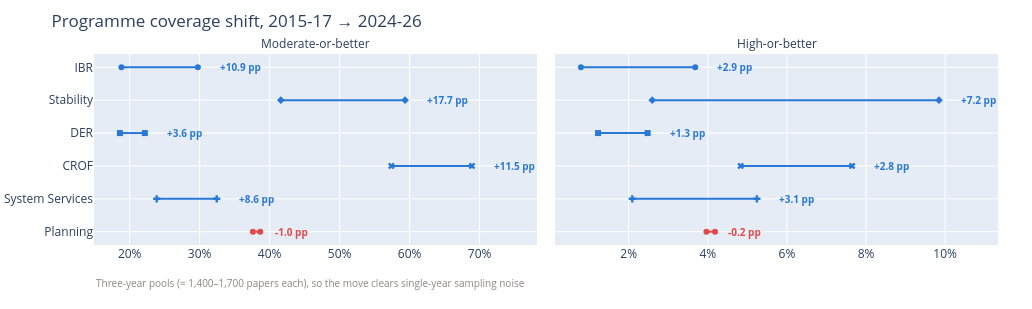

Write notebook code for a chart like this one.
### Code cell
coverage_era_shift = px.line(
    aux,
    x="Share",
    y="PRP_Name",
    symbol="PRP_Name",
    color="Change_direction",
    color_discrete_map={"-": LOSS, "+": GAIN},
    facet_col="Threshold",
    markers=True,
    category_orders={
        "Threshold": ["Moderate-or-better", "High-or-better"],
        "PRP_Name": PROGRAMME_ORDER,
        # "Change_direction": ["+", "-"],
    },
)
coverage_era_shift.update_xaxes(matches=None, ticksuffix="%", title = None)
coverage_era_shift.update_yaxes(title = None)
coverage_era_shift.update_layout(
    width=FIGURE_DIM[0]*2,
    height=FIGURE_DIM[1],
    title=dict(text=f"Programme coverage shift, {ERA_LABELS[0]} \u2192 {ERA_LABELS[-1]}"),
    showlegend = False,
)
add_footnote(coverage_era_shift, text=f"Three-year pools (\u2248 1,400\u20131,700 papers each), so the move clears single-year sampling noise", y=-0.15)

n = 4
coverage_era_shift.update_layout(margin=dict(l=n, r=n+30, t=n+50, b=n+60))
for annotation in coverage_era_shift.layout.annotations:
    annotation.text = annotation.text.split("=", 1)[-1]

for col, threshold in enumerate(["Moderate-or-better", "High-or-better"], start=1):
    for _, row in era_shift[era_shift["Threshold"] == threshold].iterrows():
        programme = row["PRP_Name"]
        change = row["Change"]

        coverage_era_shift.add_annotation(
            x=row[ERA_LABELS[-1]],
            y=programme,
            text=f"<b>{change:+.1f} pp</b>",
            xshift=20,
            xanchor="left",
            yanchor="middle",
            showarrow=False,
            font=dict(
                color=LOSS if change >= 0 else GAIN,
                size=10,
            ),
            row=1,
            col=col,
        )

coverage_era_shift.show()

### Figure 1 — Plotly figure (JSON) as saved in the notebook; plotly's stock layout.template omitted (floating-point values rounded to 4 significant figures)
{"data": [{"hovertemplate": "Change_direction=-<br>PRP_Name=%{y}<br>Threshold=Moderate-or-better<br>Share=%{x}<extra></extra>", "legendgroup": "-, IBR", "line": {"color": "#2a78d6", "dash": "solid"}, "marker": {"symbol": "circle"}, "mode": "lines+markers", "name": "-, IBR", "orientation": "h", "showlegend": true, "type": "scatter", "x": [18.82, 29.75], "xaxis": "x", "y": ["IBR", "IBR"], "yaxis": "y"}, {"hovertemplate": "Change_direction=-<br>PRP_Name=%{y}<br>Threshold=Moderate-or-better<br>Share=%{x}<extra></extra>", "legendgroup": "-, Stability", "line": {"color": "#2a78d6", "dash": "solid"}, "marker": {"symbol": "diamond"}, "mode": "lines+markers", "name": "-, Stability", "orientation": "h", "showlegend": true, "type": "scatter", "x": [41.6, 59.35], "xaxis": "x", "y": ["Stability", "Stability"], "yaxis": "y"}, {"hovertemplate": "Change_direction=-<br>PRP_Name=%{y}<br>Threshold=Moderate-or-better<br>Share=%{x}<extra></extra>", "legendgroup": "-, DER", "line": {"color": "#2a78d6", "dash": "solid"}, "marker": {"symbol": "square"}, "mode": "lines+markers", "name": "-, DER", "orientation": "h", "showlegend": true, "type": "scatter", "x": [18.6, 22.17], "xaxis": "x", "y": ["DER", "DER"], "yaxis": "y"}, {"hovertemplate": "Change_direction=-<br>PRP_Name=%{y}<br>Threshold=Moderate-or-better<br>Share=%{x}<extra></extra>", "legendgroup": "-, CROF", "line": {"color": "#2a78d6", "dash": "solid"}, "marker": {"symbol": "x"}, "mode": "lines+markers", "name": "-, CROF", "orientation": "h", "showlegend": true, "type": "scatter", "x": [57.39, 68.91], "xaxis": "x", "y": ["CROF", "CROF"], "yaxis": "y"}, {"hovertemplate": "Change_direction=-<br>PRP_Name=%{y}<br>Threshold=Moderate-or-better<br>Share=%{x}<extra></extra>", "legendgroup": "-, System Services", "line": {"color": "#2a78d6", "dash": "solid"}, "marker": {"symbol": "cross"}, "mode": "lines+markers", "name": "-, System Services", "orientation": "h", "showlegend": true, "type": "scatter", "x": [23.86, 32.44], "xaxis": "x", "y": ["System Services", "System Services"], "yaxis": "y"}, {"hovertemplate": "Change_direction=+<br>PRP_Name=%{y}<br>Threshold=Moderate-or-better<br>Share=%{x}<extra></extra>", "legendgroup": "+, Planning", "line": {"color": "#e34948", "dash": "solid"}, "marker": {"symbol": "circle"}, "mode": "lines+markers", "name": "+, Planning", "orientation": "h", "showlegend": true, "type": "scatter", "x": [38.64, 37.61], "xaxis": "x", "y": ["Planning", "Planning"], "yaxis": "y"}, {"hovertemplate": "Change_direction=-<br>PRP_Name=%{y}<br>Threshold=High-or-better<br>Share=%{x}<extra></extra>", "legendgroup": "-, IBR", "line": {"color": "#2a78d6", "dash": "solid"}, "marker": {"symbol": "circle"}, "mode": "lines+markers", "name": "-, IBR", "orientation": "h", "showlegend": false, "type": "scatter", "x": [0.7931, 3.683], "xaxis": "x2", "y": ["IBR", "IBR"], "yaxis": "y2"}, {"hovertemplate": "Change_direction=-<br>PRP_Name=%{y}<br>Threshold=High-or-better<br>Share=%{x}<extra></extra>", "legendgroup": "-, Stability", "line": {"color": "#2a78d6", "dash": "solid"}, "marker": {"symbol": "diamond"}, "mode": "lines+markers", "name": "-, Stability", "orientation": "h", "showlegend": false, "type": "scatter", "x": [2.596, 9.844], "xaxis": "x2", "y": ["Stability", "Stability"], "yaxis": "y2"}, {"hovertemplate": "Change_direction=-<br>PRP_Name=%{y}<br>Threshold=High-or-better<br>Share=%{x}<extra></extra>", "legendgroup": "-, DER", "line": {"color": "#2a78d6", "dash": "solid"}, "marker": {"symbol": "square"}, "mode": "lines+markers", "name": "-, DER", "orientation": "h", "showlegend": false, "type": "scatter", "x": [1.226, 2.479], "xaxis": "x2", "y": ["DER", "DER"], "yaxis": "y2"}, {"hovertemplate": "Change_direction=-<br>PRP_Name=%{y}<br>Threshold=High-or-better<br>Share=%{x}<extra></extra>", "legendgroup": "-, CROF", "line": {"color": "#2a78d6", "dash": "solid"}, "marker": {"symbol": "x"}, "mode": "lines+markers", "name": "-, CROF", "orientation": "h", "showlegend": false, "type": "scatter", "x": [4.831, 7.649], "xaxis": "x2", "y": ["CROF", "CROF"], "yaxis": "y2"}, {"hovertemplate": "Change_direction=-<br>PRP_Name=%{y}<br>Threshold=High-or-better<br>Share=%{x}<extra></extra>", "legendgroup": "-, System Services", "line": {"color": "#2a78d6", "dash": "solid"}, "marker": {"symbol": "cross"}, "mode": "lines+markers", "name": "-, System Services", "orientation": "h", "showlegend": false, "type": "scatter", "x": [2.091, 5.241], "xaxis": "x2", "y": ["System Services", "System Services"], "yaxis": "y2"}, {"hovertemplate": "Change_direction=+<br>PRP_Name=%{y}<br>Threshold=High-or-better<br>Share=%{x}<extra></extra>", "legendgroup": "+, Planning", "line": {"color": "#e34948", "dash": "solid"}, "marker": {"symbol": "circle"}, "mode": "lines+markers", "name": "+, Planning", "orientation": "h", "showlegend": false, "type": "scatter", "x": [4.182, 3.966], "xaxis": "x2", "y": ["Planning", "Planning"], "yaxis": "y2"}], "layout": {"annotations": [{"showarrow": false, "text": "Moderate-or-better", "x": 0.245, "xanchor": "center", "xref": "paper", "y": 1, "yanchor": "bottom", "yref": "paper"}, {"showarrow": false, "text": "High-or-better", "x": 0.755, "xanchor": "center", "xref": "paper", "y": 1, "yanchor": "bottom", "yref": "paper"}, {"font": {"color": "#898781", "size": 10}, "showarrow": false, "text": "Three-year pools (≈ 1,400–1,700 papers each), so the move clears single-year sampling noise", "x": 0, "xanchor": "left", "xref": "paper", "y": -0.15, "yanchor": "top", "yref": "paper"}, {"font": {"color": "#2a78d6", "size": 10}, "showarrow": false, "text": "<b>+11.5 pp</b>", "x": 68.91, "xanchor": "left", "xref": "x", "xshift": 20, "y": "CROF", "yanchor": "middle", "yref": "y"}, {"font": {"color": "#2a78d6", "size": 10}, "showarrow": false, "text": "<b>+3.6 pp</b>", "x": 22.17, "xanchor": "left", "xref": "x", "xshift": 20, "y": "DER", "yanchor": "middle", "yref": "y"}, {"font": {"color": "#2a78d6", "size": 10}, "showarrow": false, "text": "<b>+10.9 pp</b>", "x": 29.75, "xanchor": "left", "xref": "x", "xshift": 20, "y": "IBR", "yanchor": "middle", "yref": "y"}, {"font": {"color": "#e34948", "size": 10}, "showarrow": false, "text": "<b>-1.0 pp</b>", "x": 37.61, "xanchor": "left", "xref": "x", "xshift": 20, "y": "Planning", "yanchor": "middle", "yref": "y"}, {"font": {"color": "#2a78d6", "size": 10}, "showarrow": false, "text": "<b>+17.7 pp</b>", "x": 59.35, "xanchor": "left", "xref": "x", "xshift": 20, "y": "Stability", "yanchor": "middle", "yref": "y"}, {"font": {"color": "#2a78d6", "size": 10}, "showarrow": false, "text": "<b>+8.6 pp</b>", "x": 32.44, "xanchor": "left", "xref": "x", "xshift": 20, "y": "System Services", "yanchor": "middle", "yref": "y"}, {"font": {"color": "#2a78d6", "size": 10}, "showarrow": false, "text": "<b>+2.8 pp</b>", "x": 7.649, "xanchor": "left", "xref": "x2", "xshift": 20, "y": "CROF", "yanchor": "middle", "yref": "y2"}, {"font": {"color": "#2a78d6", "size": 10}, "showarrow": false, "text": "<b>+1.3 pp</b>", "x": 2.479, "xanchor": "left", "xref": "x2", "xshift": 20, "y": "DER", "yanchor": "middle", "yref": "y2"}, {"font": {"color": "#2a78d6", "size": 10}, "showarrow": false, "text": "<b>+2.9 pp</b>", "x": 3.683, "xanchor": "left", "xref": "x2", "xshift": 20, "y": "IBR", "yanchor": "middle", "yref": "y2"}, {"font": {"color": "#e34948", "size": 10}, "showarrow": false, "text": "<b>-0.2 pp</b>", "x": 3.966, "xanchor": "left", "xref": "x2", "xshift": 20, "y": "Planning", "yanchor": "middle", "yref": "y2"}, {"font": {"color": "#2a78d6", "size": 10}, "showarrow": false, "text": "<b>+7.2 pp</b>", "x": 9.844, "xanchor": "left", "xref": "x2", "xshift": 20, "y": "Stability", "yanchor": "middle", "yref": "y2"}, {"font": {"color": "#2a78d6", "size": 10}, "showarrow": false, "text": "<b>+3.1 pp</b>", "x": 5.241, "xanchor": "left", "xref": "x2", "xshift": 20, "y": "System Services", "yanchor": "middle", "yref": "y2"}], "height": 309.6, "legend": {"title": {"text": "Change_direction, PRP_Name"}, "tracegroupgap": 0}, "margin": {"b": 64, "l": 4, "r": 34, "t": 54}, "showlegend": false, "title": {"text": "Programme coverage shift, 2015-17 → 2024-26"}, "width": 1032, "xaxis": {"anchor": "y", "domain": [0, 0.49], "ticksuffix": "%", "title": {}}, "xaxis2": {"anchor": "y2", "domain": [0.51, 1], "ticksuffix": "%", "title": {}}, "yaxis": {"anchor": "x", "categoryarray": ["Planning", "System Services", "CROF", "DER", "Stability", "IBR"], "categoryorder": "array", "domain": [0, 1], "title": {}}, "yaxis2": {"anchor": "x2", "domain": [0, 1], "matches": "y", "showticklabels": false, "title": {}}}}
